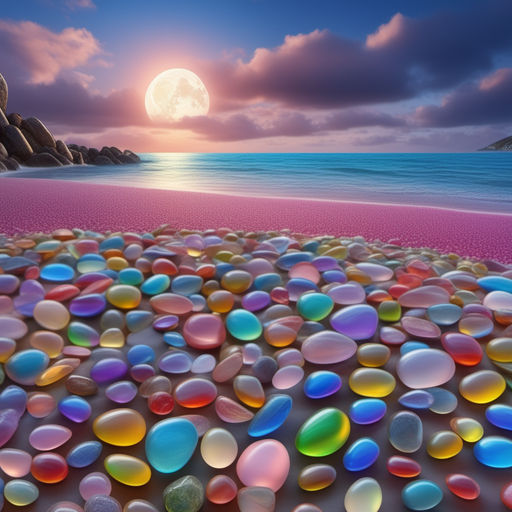
#> input picture Lab test/sun.jpeg, 512 x 512 px
$ python 1c.py
#> lines starting #> are read from the running program, lines starting #| are printed output that depends on the picture; after the words box and inside, x2 and y2 are one past the last pixel; in counts of white or black regions, pixels touching at a corner belong together
import cv2
import numpy as np
import matplotlib.pyplot as plt

image = cv2.imread("sun.jpeg", cv2.IMREAD_GRAYSCALE)
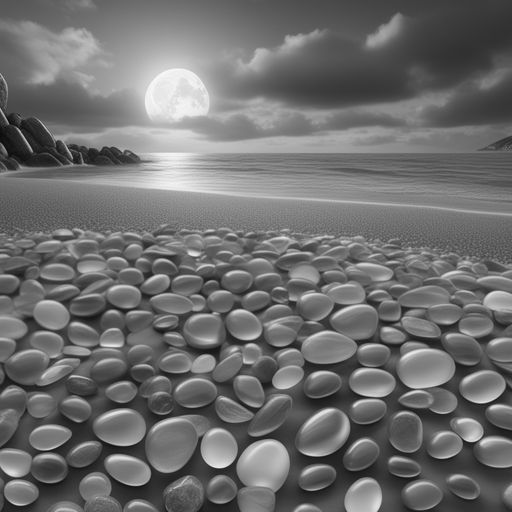
#> image: shape (512, 512); min 5, max 251, mean 110

histogram = [0]*256
for row in image:
    for pixel in row:
        histogram[int(pixel)] += 1
#> after the loop, histogram = 256 values, max 2869 at index 108, min 0 at index 0, mean 1024
threshold = 128

thresholded_image = (image >= threshold).astype(int)
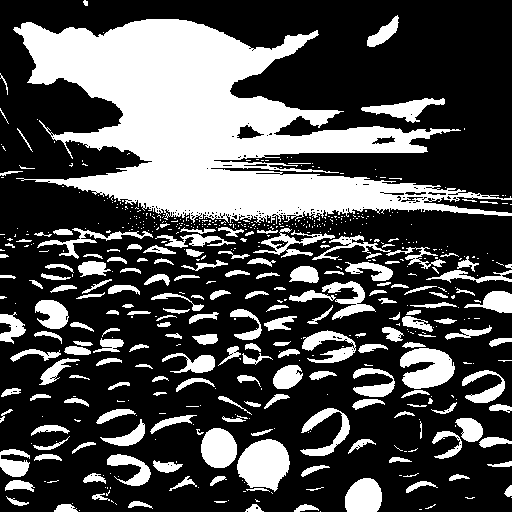
#> thresholded_image: shape (512, 512) int64; values 0 (black) and 1 (white), 30.9% white; 582 white regions (394 under 20 px), largest, box (x1, y1, x2, y2) and area: (13, 19, 512, 224) 45042, (237, 439, 290, 492) 1995, (400, 348, 455, 389) 1568
histogram2 = [0]*5

for row in thresholded_image:
    for value in row:
        histogram2[int(value)] += 1
#> after the loop, histogram2 = [181059, 81085, 0, 0, 0]

plt.figure(figsize=(12,7))
plt.subplot(2,2,1)
plt.imshow(image, cmap='gray')
plt.subplot(2,2,2)
plt.bar(range(256), histogram)

plt.subplot(2,2,3)
plt.imshow(thresholded_image, cmap='gray')
plt.subplot(2,2,4)
plt.bar(range(5), histogram2)

plt.show()
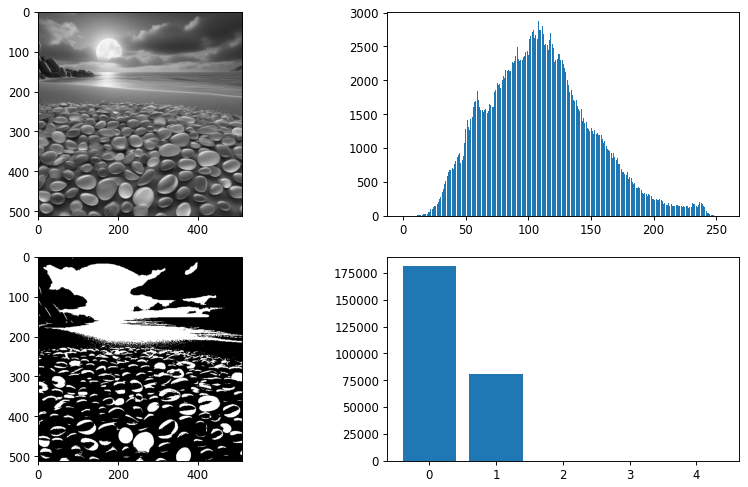
#> figure drawn by matplotlib, 4 panels; panel 2: tallest bar 2869 high, from x = 107.6 to 108.4; panel 4: tallest bar 181059 high, from x = -0.4 to 0.4
